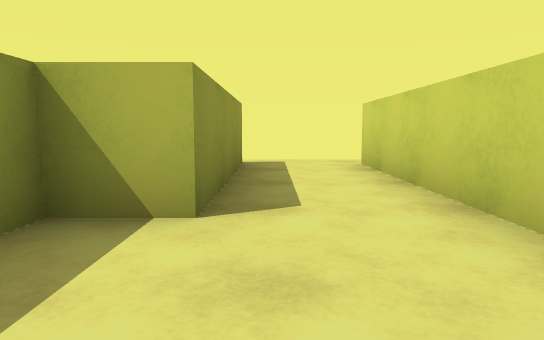
view 1 (above)

16 first-person views from a walk through a Unity game level. The camera is 0.58 m above the floor, tilts 6° down and sees 70° across. The floor is counted in squares, 1 m on a side. Each view is taken from the middle of a square. On the plan, view 1 faces up. The plan holds only what a view shows up to about 10 squares ahead; the rest is blank. The player is left out.

view 2
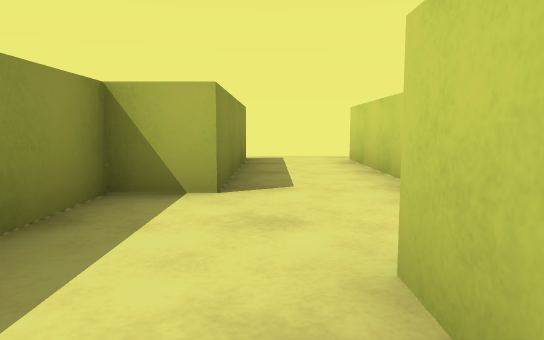

view 3
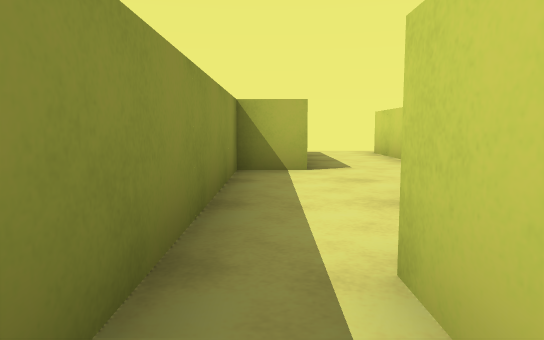

view 4
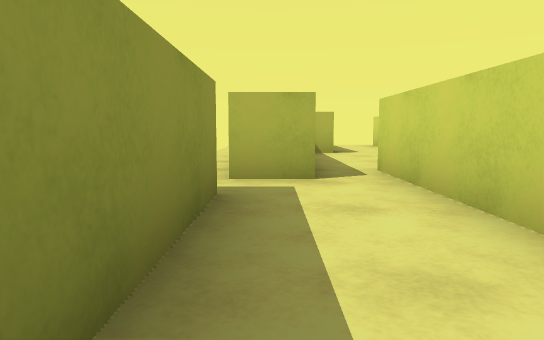

view 5
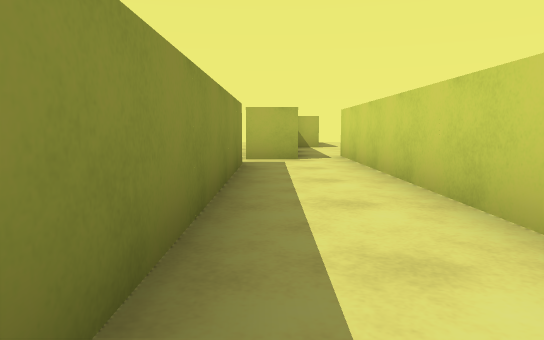

view 6
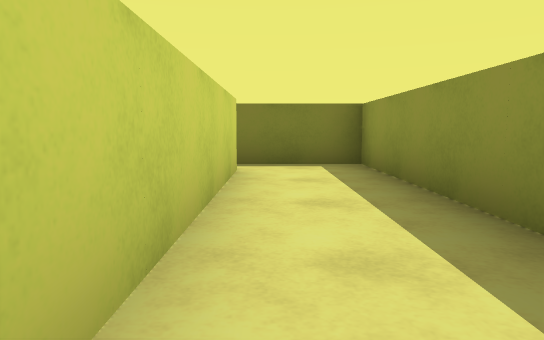

view 7
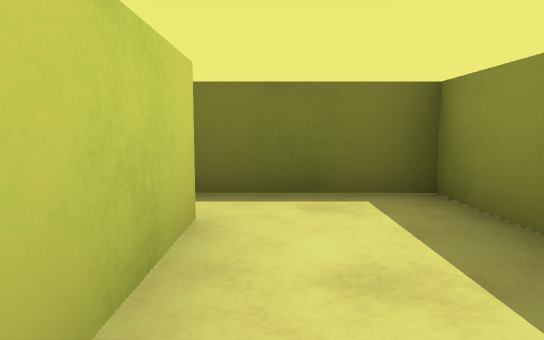

view 8
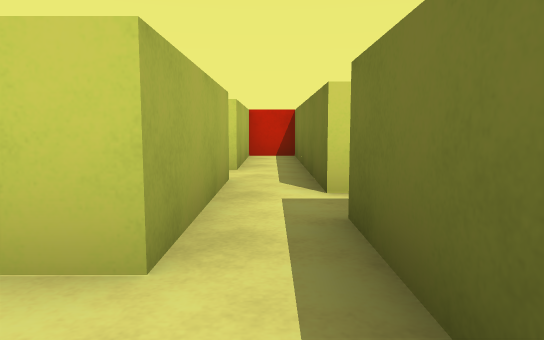

view 9
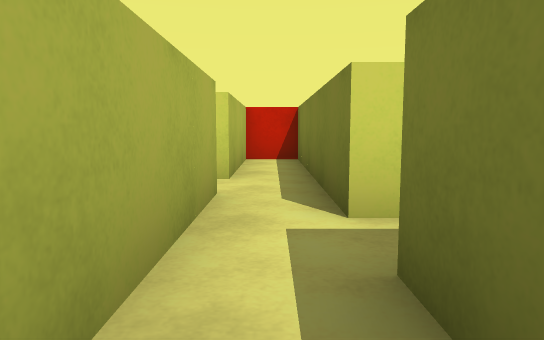

view 10
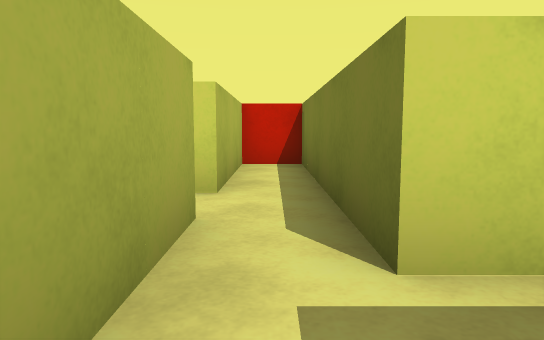

view 11
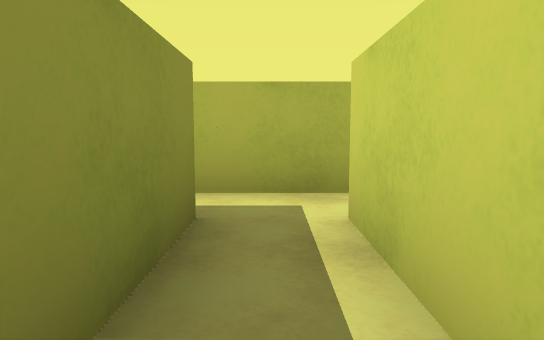

view 12
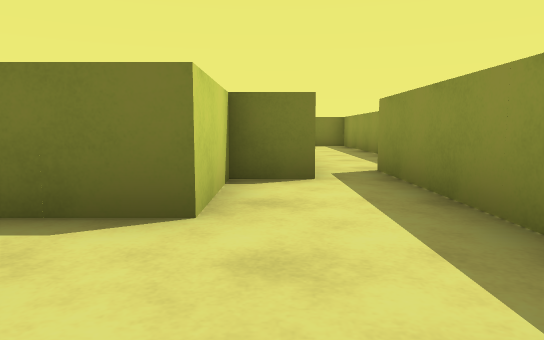

view 13
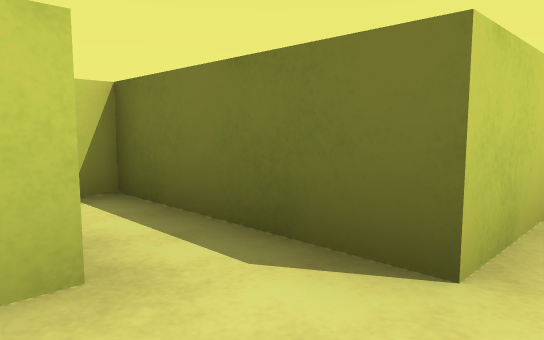

view 14
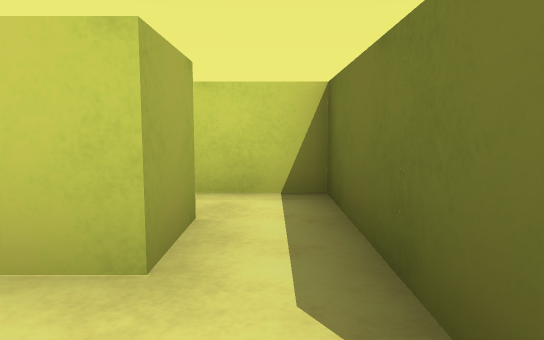

view 15
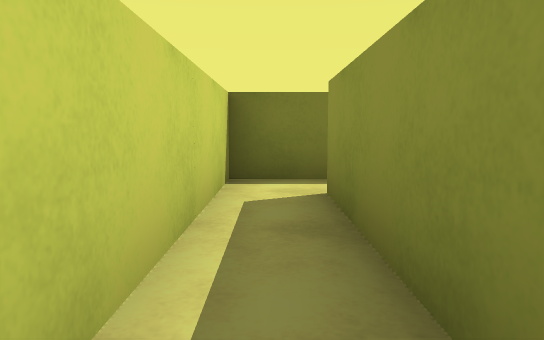

view 16
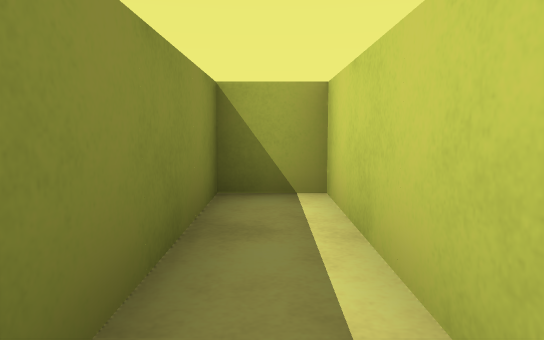

### Floor plan
Ten units are one square. View 1 is at (0, 0); x grows to the right and y downward. Boxes are objects, and circles mark ways between rooms. Rooms are numbered by the first view taken in them; rooms with no view inside come last. Other rooms are left out.
<svg viewBox="-35 -75 75 204">
<path fill="none" stroke="#000" d="M15 -15 15 -65M-5 -64 -5 -25 -15 -25 -15 25M-5 25 -5 15 5 15 5 -5 15 -5M-25 35 -25 105 -5 105M-15 25 -25 25M-5 95 -5 25M15 124 15 105M-5 105 5 105 5 124M15 95 -5 95M15 -5 35 -5 35 -55 25 -55 25 -15 15 -15"/>
<circle cx="-10" cy="20" r="3" fill="#2a7"/>
<circle cx="20" cy="-10" r="3" fill="#2a7"/>
<circle cx="0" cy="100" r="3" fill="#2a7"/>
<text x="0" y="-30">1</text>
<text x="-20" y="60">2</text>
<text x="10" y="110">3</text>
<text x="30" y="-30">4</text>
</svg>
Room 1 opens to room 2. Room 1 opens to room 4. Room 2 opens to room 3.

Where each view was taken, in squares from view 1:
view 1: 0 up, 0 right, facing up
view 2: 1 down, 0 right, facing up
view 3: 3 down, 1 left, facing up
view 4: 7 down, 2 left, facing up
view 5: 10 down, 2 left, facing up
view 6: 4 down, 1 left, facing down
view 7: 7 down, 1 left, facing down
view 8: 10 down, 2 left, facing right
view 9: 10 down, 1 left, facing right
view 10: 10 down, 0 right, facing right
view 11: 13 down, 1 right, facing up
view 12: 3 up, 0 right, facing down
view 13: 2 up, 0 right, facing down-right
view 14: 1 up, 0 right, facing right
view 15: 5 up, 3 right, facing down
view 16: 2 up, 3 right, facing up
